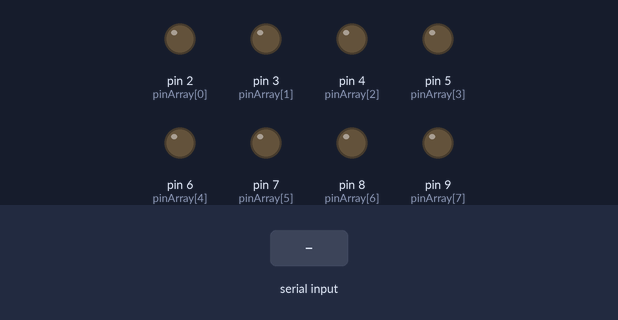
Bench run of a sketch on a simulated Arduino Uno, built with avr-gcc and run on an emulated ATmega328P. Shown: output pins drawn as LEDs (lit = HIGH). Dashed ring = blinking. Inputs (shaded band) come from the test bench. What the sketch prints to the serial monitor is not drawn.

Above: at 1.2 s.
1.3 s: "H" received over Serial
At 1.45 s:
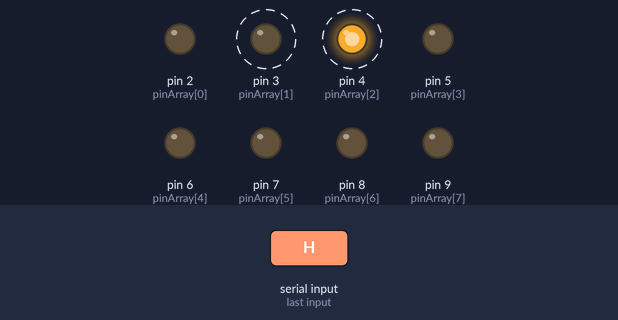
4.3 s: "A" received over Serial
7.3 s: "K" received over Serial
At 7.55 s:
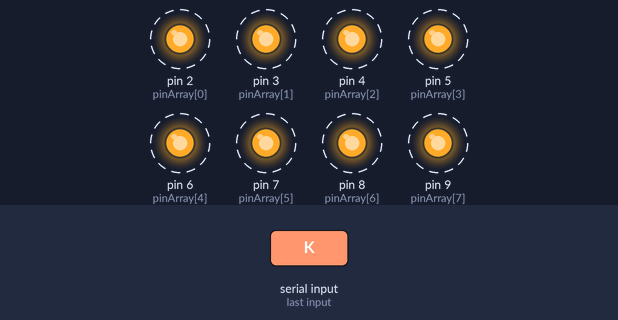
10.3 s: "h" received over Serial
At 10.9 s:
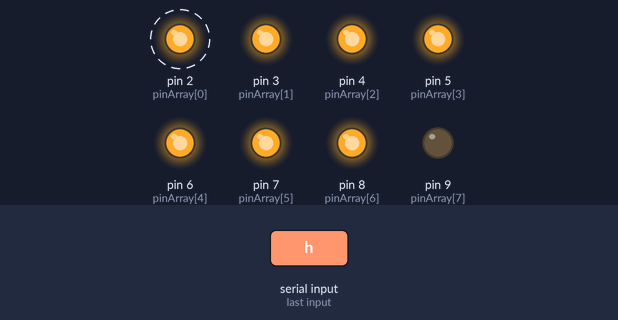
13.3 s: "s" received over Serial
At 13.56 s:
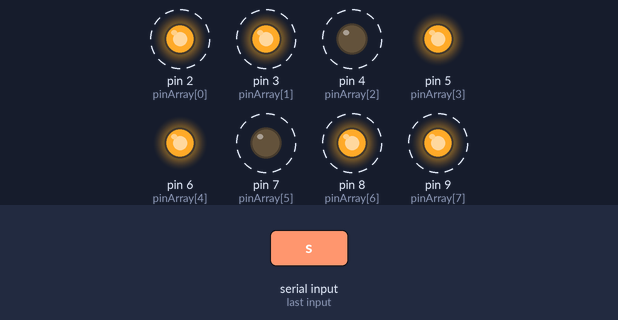
16.3 s: "R" received over Serial
At 17.16 s:
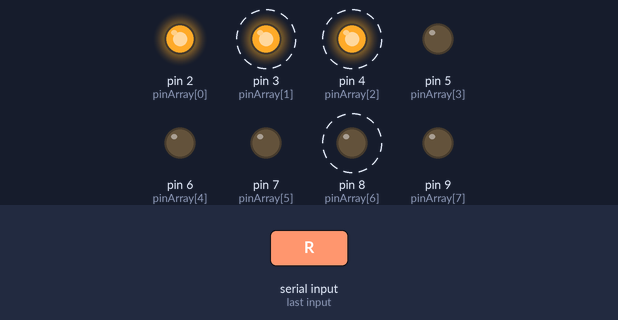
Timing chart, 0 to 20.3 s (numbered marks = the images above; inputs shaded):
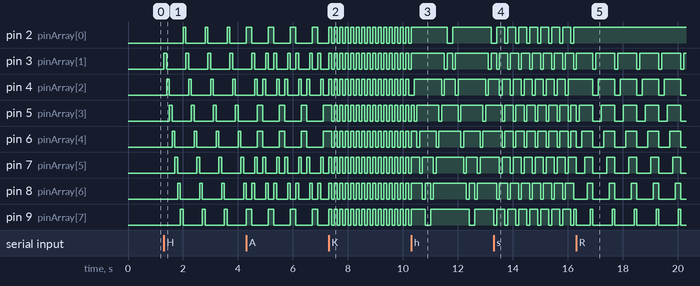

The sketch:

Weekopdracht_Onderdeel_2.ino
```cpp
// Simon Baars I1E-n
/*
H: heen, waarbij telkens maar één lamp brandt
 h: heen en weer, waarbij telkens maar één lamp uitgeschakeld is, de rest brandt
 S: samenvoegen, de buitenste 2 lampen branden en vervolgens branden lampen 2 en 7, daarna 3 en 6, als laatste 4 en 5
 s: samenvoegen, de buitenste 2 lampen branden; dan gaan lampen 2 en 7 ook branden, dan 3 en 6 ook, als laatste gaan 4 en 5 aan.
 R: gesloten strook naar rechts, eerst gaat LED 1 branden, dan ook 2, dan ook 3 etc.
 L: gesloten strook naar links, eerst gaat LED 8 branden, dan ook 7, dan ook 6 etc.
 K: knipperen
 A: samenvoegen en daarna weer uit elkaar
 E: stoppen
 */

const int DELAYTIME = 100;
const int NUMBEROFPINS = 8;
const int NUMBEROFSEQUENCES = 16;
const int NUMBEROFPATTERNS = 9;
const int pinArray[NUMBEROFPINS] = {
  2, 3, 4, 5, 6, 7, 8, 9};
const byte LEDsequence[NUMBEROFPATTERNS][NUMBEROFSEQUENCES][NUMBEROFPINS] = {
  {
{ 0,0,0,0,0,0,0,0}
  },
  {
{ 1,0,0,0,0,0,0,0},
{ 0,1,0,0,0,0,0,0},
{ 0,0,1,0,0,0,0,0},
{ 0,0,0,1,0,0,0,0},
{ 0,0,0,0,1,0,0,0},
{ 0,0,0,0,0,1,0,0},
{ 0,0,0,0,0,0,1,0},
{ 0,0,0,0,0,0,0,1}
  },
  {
{ 1,0,0,0,0,0,0,1},
{ 0,1,0,0,0,0,1,0},
{ 0,0,1,0,0,1,0,0},
{ 0,0,0,1,1,0,0,0},
{ 0,0,0,1,1,0,0,0},
{ 0,0,1,0,0,1,0,0},
{ 0,1,0,0,0,0,1,0},
{ 1,0,0,0,0,0,0,1}
  },
  {
{ 1,1,1,1,1,1,1,1},
{ 0,0,0,0,0,0,0,0}
  },
  {
{ 0,1,1,1,1,1,1,1},
{ 1,0,1,1,1,1,1,1},
{ 1,1,0,1,1,1,1,1},
{ 1,1,1,0,1,1,1,1},
{ 1,1,1,1,0,1,1,1},
{ 1,1,1,1,1,0,1,1},
{ 1,1,1,1,1,1,0,1},
{ 1,1,1,1,1,1,1,0},
{ 1,1,1,1,1,1,1,0},
{ 1,1,1,1,1,1,0,1},
{ 1,1,1,1,1,0,1,1},
{ 1,1,1,1,0,1,1,1},
{ 1,1,1,0,1,1,1,1},
{ 1,1,0,1,1,1,1,1},
{ 1,0,1,1,1,1,1,1},
{ 0,1,1,1,1,1,1,1}
  },
  {
  { 1,0,0,0,0,0,0,1},
{ 0,1,0,0,0,0,1,0},
{ 0,0,1,0,0,1,0,0},
{ 0,0,0,1,1,0,0,0}
  },
  {
  { 0,1,1,1,1,1,1,0},
{ 1,0,1,1,1,1,0,1},
{ 1,1,0,1,1,0,1,1},
{ 1,1,1,0,0,1,1,1}
  },
  {
    { 1,0,0,0,0,0,0,0},
{ 1,1,0,0,0,0,0,0},
{ 1,1,1,0,0,0,0,0},
{ 1,1,1,1,0,0,0,0},
{ 1,1,1,1,1,0,0,0},
{ 1,1,1,1,1,1,0,0},
{ 1,1,1,1,1,1,1,0},
{ 1,1,1,1,1,1,1,1}
  },
  {
  { 1,1,1,1,1,1,1,1},
{ 0,1,1,1,1,1,1,1},
{ 0,0,1,1,1,1,1,1},
{ 0,0,0,1,1,1,1,1},
{ 0,0,0,0,1,1,1,1},
{ 0,0,0,0,0,1,1,1},
{ 0,0,0,0,0,0,1,1},
{ 0,0,0,0,0,0,0,1}
  }
};
int pattern = 0;
int numberofsequences = NUMBEROFSEQUENCES;

void setup(){
  for (int pin=0;pin<NUMBEROFPINS;pin++) {
    pinMode(pinArray[pin], OUTPUT);     // we make all the declarations at once
  };
  Serial.begin(9600);
  Serial.println("hi");
}

void loop() {
  for (int sequence=0;sequence<numberofsequences;sequence++) {
    for (int pin=0;pin<NUMBEROFPINS;pin++) {
      digitalWrite(pinArray[pin], LEDsequence[pattern][sequence][pin]);
    }
    delay(DELAYTIME);
    checkMuisDruk();
    bepaalSequenceNum();
  }
}

void bepaalSequenceNum(){
  if(pattern==1 || pattern==2 || pattern==7 || pattern==8){
    numberofsequences=8;
  }
  else if(pattern==0){
    numberofsequences=1;
  }
  else if(pattern==3){
    numberofsequences=2;
  }
  else if(pattern==4){
    numberofsequences=16;
  } else if (pattern==5 || pattern==6){
    numberofsequences=4;
  }
}

void checkMuisDruk(){
  int incomingByte;
  if (Serial.available() > 0){
      incomingByte = Serial.read();
      if(incomingByte == 'E'){
        pattern=0;
      }
      else if (incomingByte == 'H'){
        pattern = 1;
      }
      else if(incomingByte == 'A'){
        pattern = 2;
      }
      else if (incomingByte == 'K'){
        pattern = 3;
      }else if (incomingByte == 'h'){
        pattern = 4;
      }else if (incomingByte == 'S'){
        pattern = 5;
      }else if (incomingByte == 's'){
        pattern = 6;
      }else if (incomingByte == 'R'){
        pattern = 7;
      }else if (incomingByte == 'L'){
        pattern = 8;
      }
  }
}
```

Measured:
- after the input at 1.3 s, pin 2 (pinArray[0]): alternates HIGH for 0.10 s and LOW for 0.70 s, starting after 0.70 s; pin 3 (pinArray[1]): alternates HIGH for 0.10 s and LOW for 0.70 s, starting at once
- after the input at 7.3 s, pin 2 (pinArray[0]), pin 9 (pinArray[7]): alternates HIGH for 0.10 s and LOW for 0.10 s, starting at once; pin 5 (pinArray[3]), pin 6 (pinArray[4]): alternates HIGH for 0.10 s and LOW for 0.10 s, starting after 0.11 s
- after the input at 10.3 s, pin 2 (pinArray[0]): HIGH → LOW after 1.3 s, → HIGH 0.20 s later, → LOW 1.4 s later
- after the input at 13.3 s, pin 9 (pinArray[7]): alternates HIGH for 0.30 s and LOW for 0.10 s, starting at once
- after the input at 16.3 s, pin 2 (pinArray[0]): stops changing and stays HIGH; pin 3 (pinArray[1]): alternates HIGH for 0.70 s and LOW for 0.10 s, starting after 0.61 s; pin 4 (pinArray[2]): alternates HIGH for 0.60 s and LOW for 0.20 s, starting after 0.61 s; pin 8 (pinArray[6]): alternates HIGH for 0.20 s and LOW for 0.60 s, starting after 0.41 s
